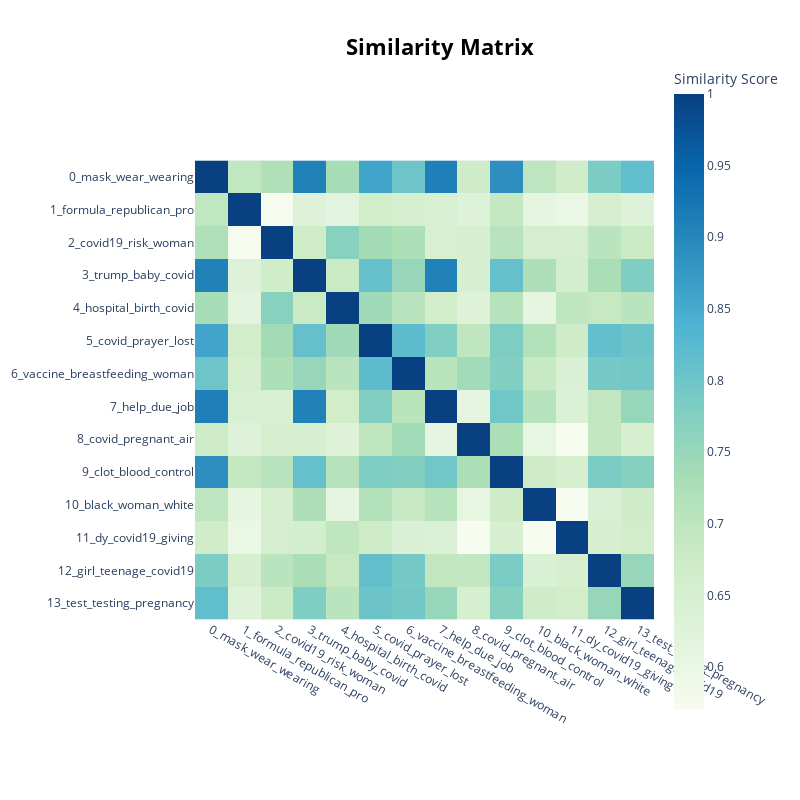

Write notebook code for a chart like this one.
### Code cell
topic_negative.visualize_heatmap()

### Figure 1 — Plotly figure (JSON) as saved in the notebook; plotly's stock layout.template omitted (floating-point values rounded to 4 significant figures; data arrays with more than 128 entries replaced by an {"elided": "..."} marker saying what was removed)
{"data": [{"coloraxis": "coloraxis", "hovertemplate": "x: %{x}<br>y: %{y}<br>Similarity Score: %{z}<extra></extra>", "name": "0", "type": "heatmap", "x": ["0_mask_wear_wearing", "1_formula_republican_pro", "2_covid19_risk_woman", "3_trump_baby_covid", "4_hospital_birth_covid", "5_covid_prayer_lost", "6_vaccine_breastfeeding_woman", "7_help_due_job", "8_covid_pregnant_air", "9_clot_blood_control", "10_black_woman_white", "11_dy_covid19_giving", "12_girl_teenage_covid19", "13_test_testing_pregnancy"], "xaxis": "x", "y": ["0_mask_wear_wearing", "1_formula_republican_pro", "2_covid19_risk_woman", "3_trump_baby_covid", "4_hospital_birth_covid", "5_covid_prayer_lost", "6_vaccine_breastfeeding_woman", "7_help_due_job", "8_covid_pregnant_air", "9_clot_blood_control", "10_black_woman_white", "11_dy_covid19_giving", "12_girl_teenage_covid19", "13_test_testing_pregnancy"], "yaxis": "y", "z": {"elided": "14x14 float values"}}], "layout": {"coloraxis": {"colorbar": {"title": {"text": "Similarity Score"}}, "colorscale": [[0, "rgb(247,252,240)"], [0.125, "rgb(224,243,219)"], [0.25, "rgb(204,235,197)"], [0.375, "rgb(168,221,181)"], [0.5, "rgb(123,204,196)"], [0.625, "rgb(78,179,211)"], [0.75, "rgb(43,140,190)"], [0.875, "rgb(8,104,172)"], [1, "rgb(8,64,129)"]]}, "height": 800, "hoverlabel": {"bgcolor": "white", "font": {"family": "Rockwell", "size": 16}}, "legend": {"title": {"text": "Trend"}}, "margin": {"t": 60}, "showlegend": true, "title": {"font": {"color": "Black", "size": 22}, "text": "<b>Similarity Matrix", "x": 0.55, "xanchor": "center", "y": 0.95, "yanchor": "top"}, "width": 800, "xaxis": {"anchor": "y", "constrain": "domain", "domain": [0, 1], "scaleanchor": "y"}, "yaxis": {"anchor": "x", "autorange": "reversed", "constrain": "domain", "domain": [0, 1]}}}
